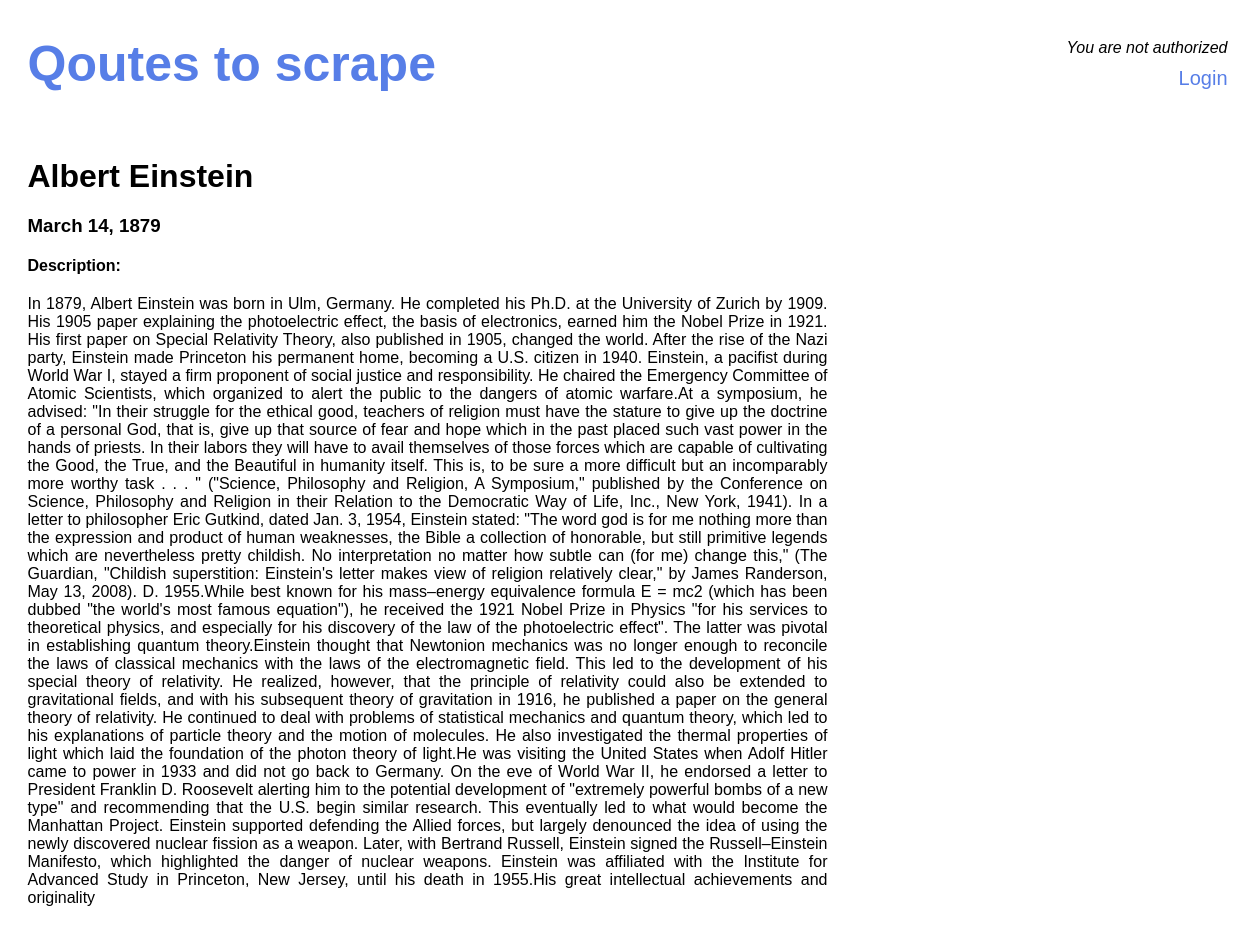
Screenshot of /author/Albert Einstein with the database file from the repository.
### quotes/models.py (models this page shows, shortened)
class Writer(models.Model):
    name = models.CharField(max_length=255)
    description = models.TextField()
    birthday = models.DateField(null=True, blank=True)

### quotes/views.py (the view)
# urls.py: path('author/<str:name>', views.author, name='author'),
def author(request, name):
    all_writers = Writer.objects.all()
    writer = ''
    for i in all_writers:
        if i.name == name:
            writer = i
            break
    context = {
        'author_name': name,
        'writer': writer
    }
    return render(request, 'author_page.html', context=context)

### templates/author_page.html (shortened to what this page needs)
<!DOCTYPE html>
<html lang="en">
<head>
    {% block extra_css %}
    {% load static %}
    <link rel="stylesheet" href="{% static 'quote/styles/author_style.css' %}">
    <link rel="stylesheet" href="{% static 'quote/styles/head_style.css' %}">
    {% endblock %}
</head>
<body>
<div class="main-container">
    <header>
        <div class="quotes-to-scrape">
            <h1><a href="{% url 'main_page' %}">Qoutes to scrape</a></h1>
        </div>
        <div class="kyky">
            {% if user.is_authenticated %}
            <p>Welcome back, {{ user.username }}!</p>
            <a href="{% url 'logout' %}">Logout</a>
            {% else %}
            <p>You are not authorized</p>
            <a href="{% url 'login' %}">Login</a>
            {% endif %}
        </div>
    </header>
    <div class="cont">
        <div><h1> {{ author_name }} </h1></div>
        <div><h3> {{ writer.birthday }} </h3></div>
        <div><h4> Description: </h4></div>
        <p>
            {{ writer.description }}
        </p>
    </div>
</div>
</body>
</html>

### quotes/static/quote/styles/author_style.css (style rules this page uses)
.cont { display: flex; flex-direction: column; gap: 20px }
.cont p { width: 800px; text-align: justify; }

### quotes/static/quote/styles/head_style.css (style rules this page uses)
html { overflow-y: scroll; }
* { margin: 0; padding: 0; font-family: Arial, sans-serif; }
body { margin: 0; padding-right: calc(100vw - 100%); display: flex; flex-direction: column; align-items: center; justify-content: center; }
.main-container { padding: 35px 45px 45px 45px; display:flex; flex-direction: column; width: 1200px; min-height: auto; border-radius: 0px 0px 10px 10px; }
header { margin-bottom: 65px; display: flex; justify-content: space-between; align-items: center; }
.quotes-to-scrape h1 a { color: #577ee7; font-size: 50px; }
header a { color: #577ee7; font-size: 20px; text-decoration: none; }
.kyky { display: flex; flex-direction: column; align-items: end; gap: 10px; }
.kyky p { font-style: italic; }
.quotes-to-scrape { display: flex; flex-direction: row; align-items: center; gap: 30px; }

### rows the page displays
Writer: name "Albert Einstein", birthday "March 14, 1879", description "In 1879, Albert Einstein was born in Ulm, Germany. He completed his Ph.D. at the University of Zurich by 1909. His 1905 paper explaining the photoelectric effect, the basis of electronics, earned him the Nobel Prize in 1921. His first paper on Special Relativity Theory, also published in 1905, changed the world. After the rise of the Nazi party, Einstein made Princeton his permanent home, becoming a U.S. citizen in 1940. Einstein, a pacifist during World War I, stayed a firm proponent of social justice and responsibility. He chaired the Emergency Committee of Atomic Scientists, which organized to alert the public to the dangers of atomic warfare.At a symposium, he advised: \"In their…"
